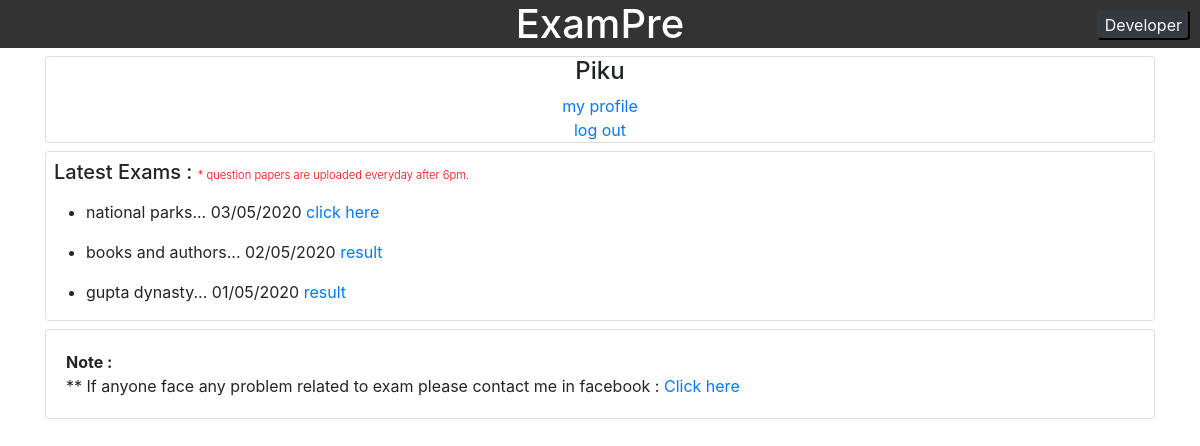
The page /timeline/ (signed in) on the database as committed earlier.
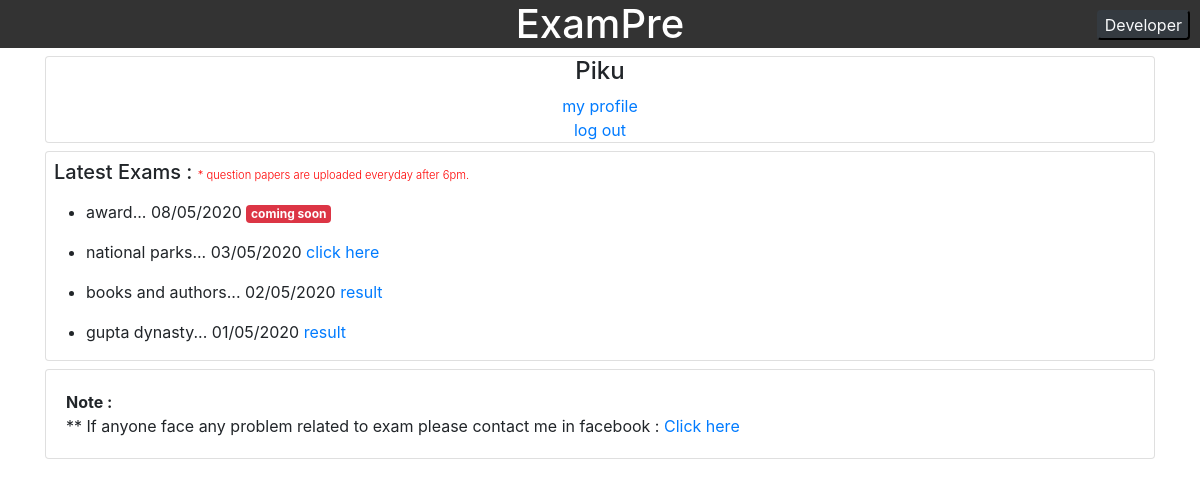
The same page on the database as committed later.
### home/models.py (models this page shows, shortened)
class Topic(models.Model):
    topic_name = models.CharField(max_length=30)
    dateOfUpload = models.DateTimeField(default=timezone.now)
    tTime = models.IntegerField(default=0)
    tpq=models.IntegerField(default=15)
    published = models.BooleanField(default=False)

### timeline/views.py (the view)
# urls.py: path('timeline/', include('timeline.urls')),
@login_required(login_url='../login')
def timeline(response):
    topics = Topic.objects.all().order_by('-dateOfUpload')[:5]
    data = []
    for t in topics:
        if len(Marksheet.objects.filter(user=response.user, topic_id=t.id)) == 0:
            data.append({
                'topic': t,
                'done': False,
            })
        else:
            data.append({
                'topic': t,
                'done': True,
            })
    if len(Topic.objects.all().order_by('-dateOfUpload')) > 5:
        latest = True
    else:
        latest = False
    return render(response, 'timeline/timeline.html', {'data': data, 'latest': latest})

### timeline/templates/timeline/timeline.html (shortened to what this page needs)
{% extends 'home.html' %}
{% block body %}
<div class="container">
    <div class="card text-center">
        <h4>
            {{user.username|capfirst}}
        </h4>
        <span>
            <a href="../myprofile">
                my profile
            </a>
        </span>
        <span>
            <a href="../logout">
                log out
            </a>
        </span>
    </div>
    <div class="card mt-2">
        <div class="card-title m-2">
            <h5>
                Latest Exams : <span class="info-text font-weight-light">* question papers are uploaded everyday after
                    6pm.</span>
            </h5>
        </div>
        <div>
            {% for d in data %}
            <ul>
                {% if not d.topic.published %}
                <li>
                    {{d.topic.topic_name}}... {{d.topic.dateOfUpload|date:"d/m/Y"}} <span
                        class="badge badge-danger">coming
                        soon</span>
                </li>
                {% elif d.done %}
                <li>
                    {{d.topic.topic_name}}... {{d.topic.dateOfUpload|date:"d/m/Y"}} <a
                        href="../paper/paper_res/{{d.topic.id}}">result</a>
                </li>
                {% else %}
                <li>
                    {{d.topic.topic_name}}... {{d.topic.dateOfUpload|date:"d/m/Y"}} <a
                        href="../paper/description/{{d.topic.id}}">click here</a>
                </li>
                {% endif %}
            </ul>
            {% endfor %}
        </div>
    </div>
    <div class="card mt-2">
        <div class="card-body">
            <span class="font-weight-bold">
                Note :
            </span><br>
            <span>
                ** If anyone face any problem related to exam please contact me in facebook : <a
                    href="https://www.facebook.com/sherlock.mondal" target="_blank">Click here</a>
            </span><br>
        </div>
    </div>
</div>
{% endblock body %}

Rows that differ between the two databases and show on the page:
added Topic: topic.topic_name "award", topic.dateOfUpload "08/05/2020"
